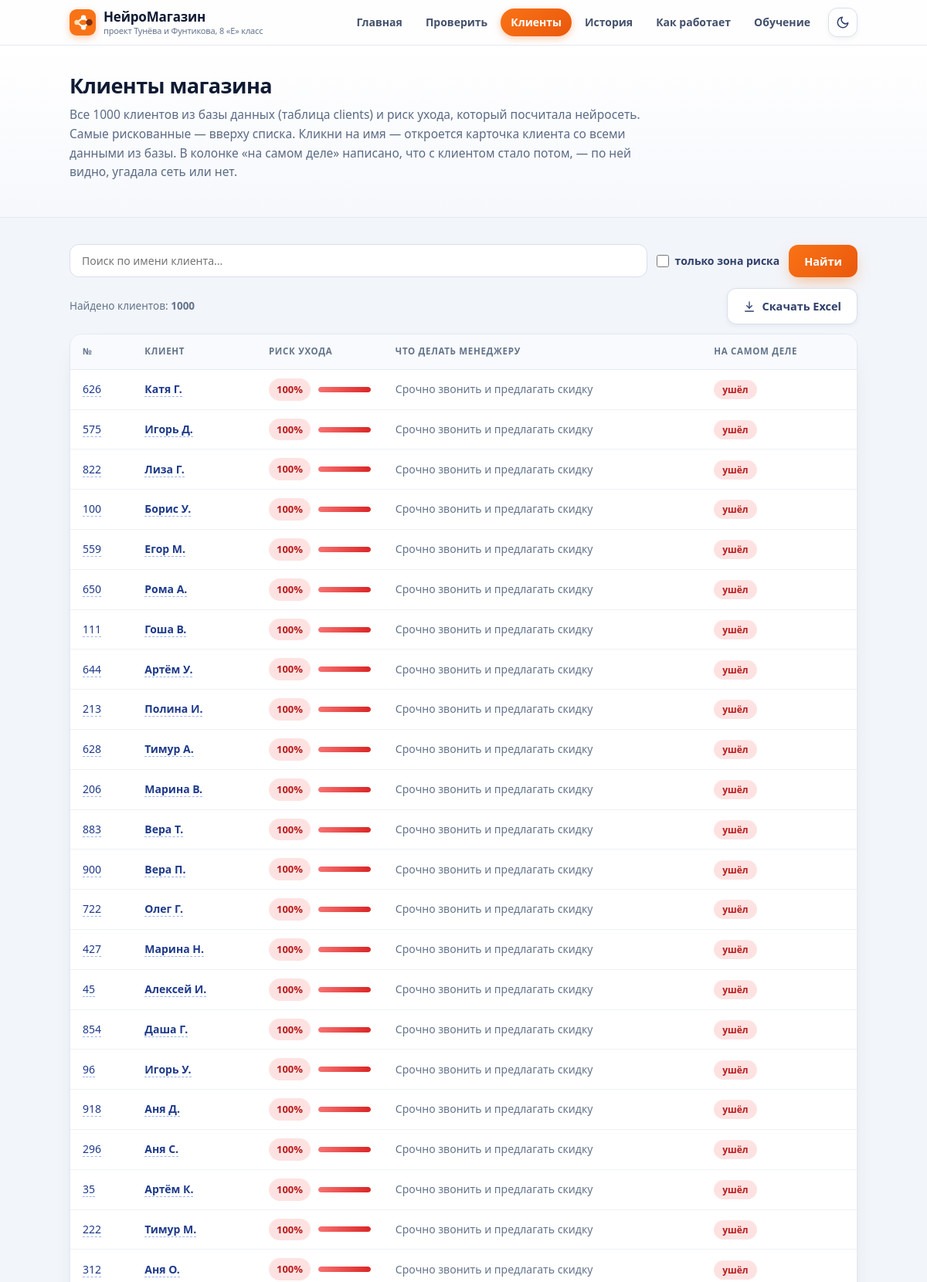
The app's page /clients (upper part) with its own data.
### models.py (models this page shows)
class Client(db.Model):
    __tablename__ = "clients"
    id = db.Column(db.Integer, primary_key=True)
    name = db.Column(db.String(100), nullable=False)
    months = db.Column(db.Float, nullable=False)
    purchases = db.Column(db.Float, nullable=False)
    avg_check = db.Column(db.Float, nullable=False)
    days_since = db.Column(db.Float, nullable=False)
    complaints = db.Column(db.Float, nullable=False)
    discounts = db.Column(db.Float, nullable=False)
    abandoned = db.Column(db.Float, nullable=False)
    opens = db.Column(db.Float, nullable=False)
    churned = db.Column(db.Boolean)
    created_at = db.Column(db.DateTime, default=datetime.now)
    FEATURE_FIELDS = ["months", "purchases", "avg_check", "days_since",
                      "complaints", "discounts", "abandoned", "opens"]
    def features(self):
        return [getattr(self, field) for field in self.FEATURE_FIELDS]

### app.py (the view)
@app.route("/clients")
def clients_page():
    q = request.args.get("q", "").strip()
    only_risk = request.args.get("risk") == "1"
    try:
        page = max(1, int(request.args.get("page", 1)))
    except ValueError:
        page = 1
    per_page = 50
    rows = compute_all_risks()
    if q:
        rows = [r for r in rows if q.lower() in r["name"].lower()]
    if only_risk:
        rows = [r for r in rows if r["risk"] >= 0.5]
    total_pages = max(1, math.ceil(len(rows) / per_page))
    page = min(page, total_pages)
    chunk = rows[(page - 1) * per_page: page * per_page]
    for r in chunk:
        r["verdict"] = verdict_for(r["risk"])
    return render_template("clients.html", rows=chunk, page=page,
                           total_pages=total_pages, shown=len(rows), q=q,
                           only_risk=only_risk, total=Client.query.count(),
                           page_nums=page_numbers(page, total_pages))

### app.py (called while the page is built)
def verdict_for(risk):
    if risk >= 0.7:
        return {"text": "Срочно звонить и предлагать скидку", "level": "high"}
    if risk >= 0.4:
        return {"text": "Отправить письмо с промокодом", "level": "mid"}
    return {"text": "Клиент доволен, трогать не надо", "level": "low"}

def compute_all_risks():
    rows = []
    for c in Client.query.order_by(Client.id).all():
        risk = net.predict(norm.transform(c.features()))
        rows.append({
            "id": c.id,
            "name": c.name,
            "risk": risk,
            "risk_pct": round(risk * 100),
            "churned": c.churned,
        })
    rows.sort(key=lambda r: r["risk"], reverse=True)
    return rows

def page_numbers(current, total):
    if total <= 9:
        return list(range(1, total + 1))
    window = set(range(max(1, current - 2), min(total, current + 2) + 1))
    nums = sorted(window | {1, total})
    out, prev = [], 0
    for n in nums:
        if n - prev > 1:
            out.append(None)
        out.append(n)
        prev = n
    return out

### dataset.py (called while the page is built)
    def transform(self, row):
        result = []
        for i in range(len(row)):
            span = self.maxs[i] - self.mins[i]
            if span == 0:
                span = 1.0
            result.append((row[i] - self.mins[i]) / span)
        return result

### neuronet.py (called while the page is built)
def sigmoid(x):
    if x > 30.0:
        return 1.0
    if x < -30.0:
        return 0.0
    return 1.0 / (1.0 + math.exp(-x))

    def activate(self, inputs):
        self.last_input = inputs
        s = self.bias
        for i in range(len(self.weights)):
            s += self.weights[i] * inputs[i]
        self.last_output = sigmoid(s)
        return self.last_output

    def forward(self, inputs):
        outputs = []
        for neuron in self.neurons:
            outputs.append(neuron.activate(inputs))
        return outputs

    def forward(self, x):
        data = x
        for layer in self.layers:
            data = layer.forward(data)
        return data

    def predict(self, x):
        outputs = self.forward(x)
        return outputs[0]

### templates/clients.html (shortened to what this page needs)
{% extends "base.html" %}
{% block content %}
<section class="page-head">
  <div class="container">
    <h1>Клиенты магазина</h1>
    <p class="section-sub">
      Все {{ total }} клиентов из базы данных (таблица clients) и риск ухода,
      который посчитала нейросеть. Самые рискованные — вверху списка.
      Кликни на имя — откроется карточка клиента со всеми данными из базы.
      В колонке «на самом деле» написано, что с клиентом стало потом, —
      по ней видно, угадала сеть или нет.
    </p>
  </div>
</section>
<section class="section">
  <div class="container">
    <form method="get" action="/clients" class="filters">
      <input type="text" name="q" value="{{ q }}" placeholder="Поиск по имени клиента...">
      <label class="check">
        <input type="checkbox" name="risk" value="1" {{ 'checked' if only_risk else '' }}
               onchange="this.form.submit()">
        только зона риска
      </label>
      <button class="btn btn-primary" type="submit">Найти</button>
    </form>
    <div class="table-note-row">
      <p class="table-note">Найдено клиентов: <b>{{ shown }}</b>{% if q %} по запросу «{{ q }}»{% endif %}</p>
      <a class="btn btn-ghost btn-export" href="/clients/export?q={{ q | urlencode }}{% if only_risk %}&risk=1{% endif %}">
        <svg viewBox="0 0 24 24" width="16" height="16" fill="none" stroke="currentColor" stroke-width="2" stroke-linecap="round" stroke-linejoin="round" aria-hidden="true">
          <path d="M12 3v12"/><path d="m7 10 5 5 5-5"/><path d="M4 21h16"/>
        </svg>
        Скачать Excel
      </a>
    </div>
    <div class="table-wrap">
      <table class="data-table">
        <thead>
          <tr>
            <th>№</th>
            <th>Клиент</th>
            <th>Риск ухода</th>
            <th>Что делать менеджеру</th>
            <th>На самом деле</th>
          </tr>
        </thead>
        <tbody>
          {% for r in rows %}
          <tr>
            <td class="muted"><a class="client-link" href="/clients/{{ r.id }}">{{ r.id }}</a></td>
            <td class="name-cell"><a class="client-link" href="/clients/{{ r.id }}">{{ r.name }}</a></td>
            <td>
              <div class="risk-cell">
                <span class="risk-badge {{ 'risk-high' if r.risk >= 0.7 else ('risk-mid' if r.risk >= 0.4 else 'risk-low') }}">
                  {{ r.risk_pct }}%
                </span>
                <span class="risk-bar"><span class="risk-bar-fill {{ 'risk-high' if r.risk >= 0.7 else ('risk-mid' if r.risk >= 0.4 else 'risk-low') }}" style="width: {{ r.risk_pct }}%"></span></span>
              </div>
            </td>
            <td class="muted">{{ r.verdict.text }}</td>
            <td>
              {% if r.churned is none %}
              <span class="fact-badge unknown">неизвестно</span>
              {% elif r.churned %}
              <span class="fact-badge churned">ушёл</span>
              {% else %}
              <span class="fact-badge stayed">остался</span>
              {% endif %}
            </td>
          </tr>
          {% endfor %}
        </tbody>
      </table>
    </div>
  </div>
</section>
{% endblock %}

### records on screen
Client: id "626", name "Катя Г.", risk_pct "100", verdict.text "Срочно звонить и предлагать скидку"
Client: id "575", name "Игорь Д.", risk_pct "100", verdict.text "Срочно звонить и предлагать скидку"
Client: id "822", name "Лиза Г.", risk_pct "100", verdict.text "Срочно звонить и предлагать скидку"
Client: id "100", name "Борис У.", risk_pct "100", verdict.text "Срочно звонить и предлагать скидку"
Client: id "559", name "Егор М.", risk_pct "100", verdict.text "Срочно звонить и предлагать скидку"
Client: id "650", name "Рома А.", risk_pct "100", verdict.text "Срочно звонить и предлагать скидку"
Client: id "111", name "Гоша В.", risk_pct "100", verdict.text "Срочно звонить и предлагать скидку"
Client: id "644", name "Артём У.", risk_pct "100", verdict.text "Срочно звонить и предлагать скидку"
Client: id "213", name "Полина И.", risk_pct "100", verdict.text "Срочно звонить и предлагать скидку"
Client: id "628", name "Тимур А.", risk_pct "100", verdict.text "Срочно звонить и предлагать скидку"
Client: id "206", name "Марина В.", risk_pct "100", verdict.text "Срочно звонить и предлагать скидку"
Client: id "883", name "Вера Т.", risk_pct "100", verdict.text "Срочно звонить и предлагать скидку"
Client: id "900", name "Вера П.", risk_pct "100", verdict.text "Срочно звонить и предлагать скидку"
Client: id "722", name "Олег Г.", risk_pct "100", verdict.text "Срочно звонить и предлагать скидку"
Client: id "427", name "Марина Н.", risk_pct "100", verdict.text "Срочно звонить и предлагать скидку"
Client: id "45", name "Алексей И.", risk_pct "100", verdict.text "Срочно звонить и предлагать скидку"
Client: id "854", name "Даша Г.", risk_pct "100", verdict.text "Срочно звонить и предлагать скидку"
Client: id "96", name "Игорь У.", risk_pct "100", verdict.text "Срочно звонить и предлагать скидку"
Client: id "918", name "Аня Д.", risk_pct "100", verdict.text "Срочно звонить и предлагать скидку"
Client: id "296", name "Аня С.", risk_pct "100", verdict.text "Срочно звонить и предлагать скидку"
Client: id "35", name "Артём К.", risk_pct "100", verdict.text "Срочно звонить и предлагать скидку"
Client: id "222", name "Тимур М.", risk_pct "100", verdict.text "Срочно звонить и предлагать скидку"
Client: id "312", name "Аня О.", risk_pct "100", verdict.text "Срочно звонить и предлагать скидку"

### other values on screen
{{ total }} "1000"
{{ shown }} "1000"
